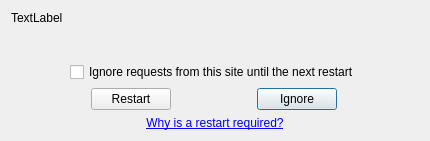
<?xml version="1.0" encoding="UTF-8"?>
<ui version="4.0">
 <class>BrowserIntegrationUserSwitchDialog</class>
 <widget class="QDialog" name="BrowserIntegrationUserSwitchDialog">
  <property name="geometry">
   <rect>
    <x>0</x>
    <y>0</y>
    <width>430</width>
    <height>141</height>
   </rect>
  </property>
  <property name="windowTitle">
   <string>Shotgun browser integration</string>
  </property>
  <layout class="QVBoxLayout" name="verticalLayout">
   <item>
    <widget class="QLabel" name="reason_label">
     <property name="sizePolicy">
      <sizepolicy hsizetype="Preferred" vsizetype="MinimumExpanding">
       <horstretch>0</horstretch>
       <verstretch>0</verstretch>
      </sizepolicy>
     </property>
     <property name="text">
      <string>TextLabel</string>
     </property>
     <property name="alignment">
      <set>Qt::AlignLeading|Qt::AlignLeft|Qt::AlignTop</set>
     </property>
     <property name="wordWrap">
      <bool>true</bool>
     </property>
    </widget>
   </item>
   <item>
    <layout class="QVBoxLayout" name="verticalLayout_2">
     <item>
      <layout class="QHBoxLayout" name="horizontalLayout_2">
       <item>
        <spacer name="horizontalSpacer">
         <property name="orientation">
          <enum>Qt::Horizontal</enum>
         </property>
         <property name="sizeHint" stdset="0">
          <size>
           <width>40</width>
           <height>20</height>
          </size>
         </property>
        </spacer>
       </item>
       <item>
        <widget class="QCheckBox" name="ignore_checkbox">
         <property name="text">
          <string>Ignore requests from this site until the next restart</string>
         </property>
        </widget>
       </item>
       <item>
        <spacer name="horizontalSpacer_2">
         <property name="orientation">
          <enum>Qt::Horizontal</enum>
         </property>
         <property name="sizeHint" stdset="0">
          <size>
           <width>40</width>
           <height>20</height>
          </size>
         </property>
        </spacer>
       </item>
      </layout>
     </item>
     <item>
      <layout class="QHBoxLayout" name="horizontalLayout">
       <item>
        <widget class="QPushButton" name="restart_button">
         <property name="sizePolicy">
          <sizepolicy hsizetype="Fixed" vsizetype="Fixed">
           <horstretch>0</horstretch>
           <verstretch>0</verstretch>
          </sizepolicy>
         </property>
         <property name="text">
          <string>Restart</string>
         </property>
        </widget>
       </item>
       <item>
        <widget class="QPushButton" name="ignore_button">
         <property name="sizePolicy">
          <sizepolicy hsizetype="Fixed" vsizetype="Fixed">
           <horstretch>0</horstretch>
           <verstretch>0</verstretch>
          </sizepolicy>
         </property>
         <property name="text">
          <string>Ignore</string>
         </property>
         <property name="default">
          <bool>true</bool>
         </property>
        </widget>
       </item>
      </layout>
     </item>
    </layout>
   </item>
   <item>
    <widget class="QLabel" name="label_2">
     <property name="text">
      <string>&lt;a href=&quot;https://support.shotgunsoftware.com/hc/en-us/articles/115000068574#The%20Browser%20Integration&quot;&gt;Why is a restart required?&lt;/a&gt;</string>
     </property>
     <property name="alignment">
      <set>Qt::AlignCenter</set>
     </property>
     <property name="openExternalLinks">
      <bool>true</bool>
     </property>
    </widget>
   </item>
  </layout>
 </widget>
 <resources/>
 <connections/>
</ui>
